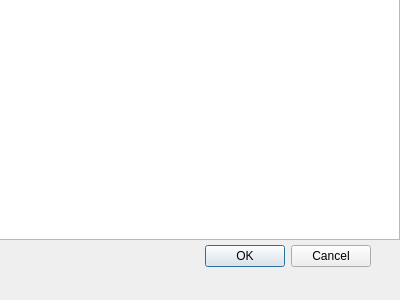
<?xml version="1.0" encoding="UTF-8"?>
<ui version="4.0">
 <class>ServerListDialog</class>
 <widget class="QDialog" name="ServerListDialog">
  <property name="geometry">
   <rect>
    <x>0</x>
    <y>0</y>
    <width>400</width>
    <height>300</height>
   </rect>
  </property>
  <property name="windowTitle">
   <string>Dialog</string>
  </property>
  <widget class="QDialogButtonBox" name="buttonBox">
   <property name="geometry">
    <rect>
     <x>30</x>
     <y>240</y>
     <width>341</width>
     <height>32</height>
    </rect>
   </property>
   <property name="orientation">
    <enum>Qt::Horizontal</enum>
   </property>
   <property name="standardButtons">
    <set>QDialogButtonBox::Cancel|QDialogButtonBox::Ok</set>
   </property>
  </widget>
  <widget class="QWidget" name="verticalLayoutWidget">
   <property name="geometry">
    <rect>
     <x>-1</x>
     <y>-1</y>
     <width>401</width>
     <height>241</height>
    </rect>
   </property>
   <layout class="QVBoxLayout" name="verticalLayout">
    <item>
     <widget class="QListWidget" name="listWidget">
      <property name="sortingEnabled">
       <bool>true</bool>
      </property>
     </widget>
    </item>
   </layout>
  </widget>
 </widget>
 <resources/>
 <connections>
  <connection>
   <sender>buttonBox</sender>
   <signal>accepted()</signal>
   <receiver>ServerListDialog</receiver>
   <slot>accept()</slot>
   <hints>
    <hint type="sourcelabel">
     <x>248</x>
     <y>254</y>
    </hint>
    <hint type="destinationlabel">
     <x>157</x>
     <y>274</y>
    </hint>
   </hints>
  </connection>
  <connection>
   <sender>buttonBox</sender>
   <signal>rejected()</signal>
   <receiver>ServerListDialog</receiver>
   <slot>reject()</slot>
   <hints>
    <hint type="sourcelabel">
     <x>316</x>
     <y>260</y>
    </hint>
    <hint type="destinationlabel">
     <x>286</x>
     <y>274</y>
    </hint>
   </hints>
  </connection>
 </connections>
</ui>
